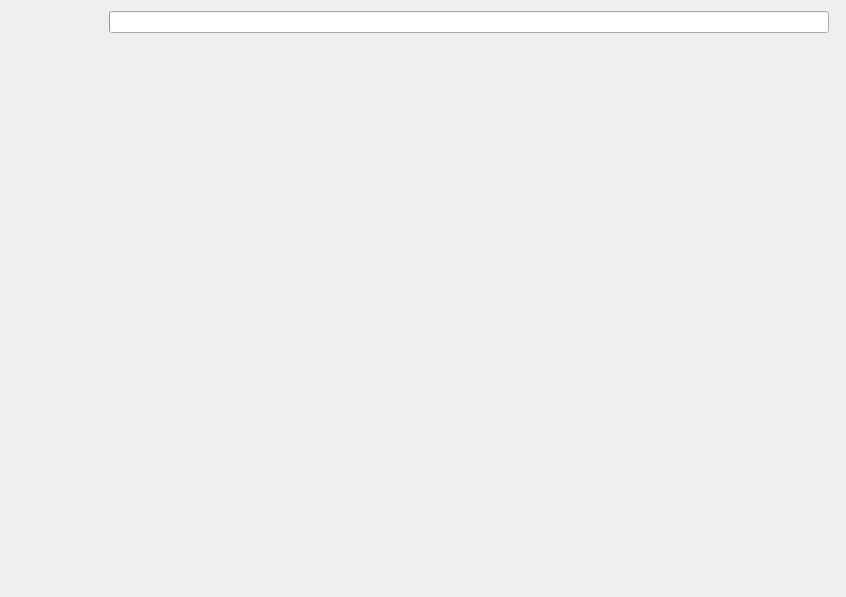
<?xml version="1.0" encoding="UTF-8"?>
<ui version="4.0">
 <class>MatrixMarket_Widget</class>
 <widget class="QWidget" name="MatrixMarket_Widget">
  <property name="geometry">
   <rect>
    <x>0</x>
    <y>0</y>
    <width>846</width>
    <height>597</height>
   </rect>
  </property>
  <property name="windowTitle">
   <string>Form</string>
  </property>
  <layout class="QGridLayout" name="gridLayout">
   <item row="3" column="0" colspan="5">
    <widget class="MatrixMarket_WebView" name="matrixMarket_WebView" native="true"/>
   </item>
   <item row="0" column="2">
    <widget class="QPushButton" name="forwardButton">
     <property name="sizePolicy">
      <sizepolicy hsizetype="Fixed" vsizetype="Fixed">
       <horstretch>0</horstretch>
       <verstretch>0</verstretch>
      </sizepolicy>
     </property>
     <property name="text">
      <string/>
     </property>
     <property name="icon">
      <iconset resource="../../resources/icons.qrc">
       <normaloff>:/icons/icons/forwardArrow.png</normaloff>:/icons/icons/forwardArrow.png</iconset>
     </property>
     <property name="iconSize">
      <size>
       <width>32</width>
       <height>32</height>
      </size>
     </property>
     <property name="flat">
      <bool>true</bool>
     </property>
    </widget>
   </item>
   <item row="0" column="3">
    <widget class="QProgressBar" name="progressBar">
     <property name="sizePolicy">
      <sizepolicy hsizetype="MinimumExpanding" vsizetype="Fixed">
       <horstretch>0</horstretch>
       <verstretch>0</verstretch>
      </sizepolicy>
     </property>
     <property name="value">
      <number>0</number>
     </property>
     <property name="textVisible">
      <bool>false</bool>
     </property>
     <property name="invertedAppearance">
      <bool>false</bool>
     </property>
     <property name="format">
      <string>%p%</string>
     </property>
    </widget>
   </item>
   <item row="0" column="1">
    <widget class="QPushButton" name="backButton">
     <property name="sizePolicy">
      <sizepolicy hsizetype="Fixed" vsizetype="Fixed">
       <horstretch>0</horstretch>
       <verstretch>0</verstretch>
      </sizepolicy>
     </property>
     <property name="text">
      <string/>
     </property>
     <property name="icon">
      <iconset resource="../../resources/icons.qrc">
       <normaloff>:/icons/icons/backArrow.png</normaloff>:/icons/icons/backArrow.png</iconset>
     </property>
     <property name="iconSize">
      <size>
       <width>32</width>
       <height>32</height>
      </size>
     </property>
     <property name="flat">
      <bool>true</bool>
     </property>
    </widget>
   </item>
  </layout>
 </widget>
 <customwidgets>
  <customwidget>
   <class>MatrixMarket_WebView</class>
   <extends>QWidget</extends>
   <header>src/ui/matrixmarket_webview.h</header>
   <container>1</container>
  </customwidget>
 </customwidgets>
 <resources>
  <include location="../../resources/icons.qrc"/>
 </resources>
 <connections/>
</ui>
